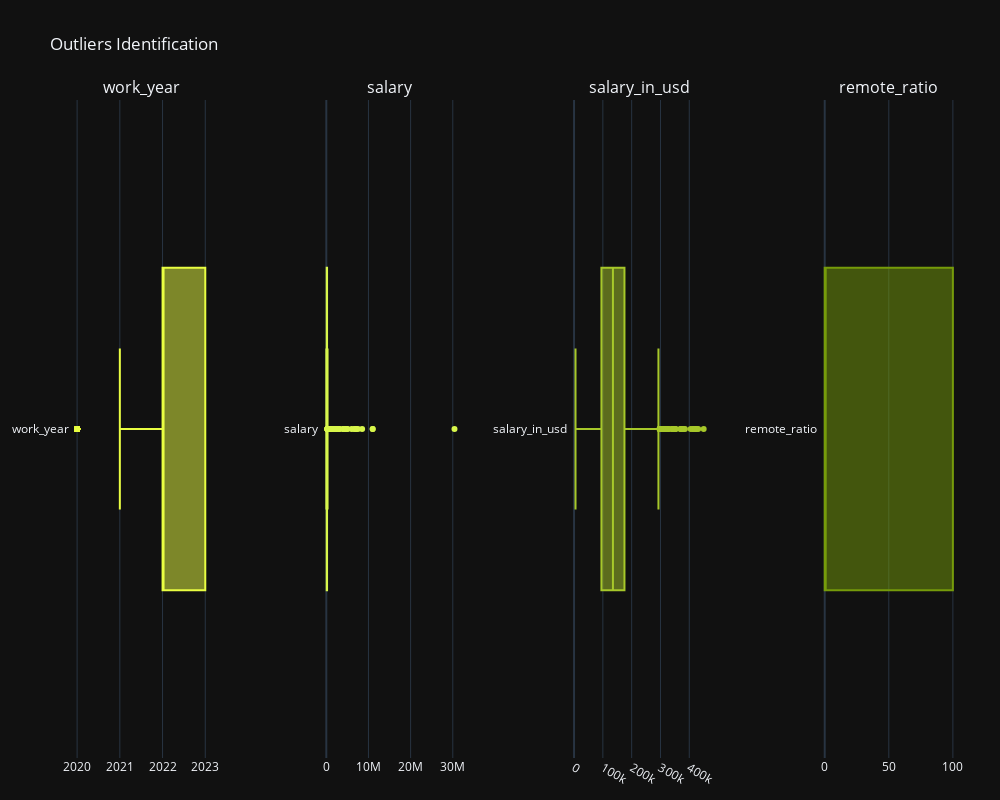

Write notebook code for a chart like this one.
### Markdown cell above
#### 1.1.2.9. <a id='toc1_1_2_9_'></a>[Outliers de nuestro dataset:](#toc0_)

### Code cell
import math
def identificar_outliers(dataframe):
    numeric_cols = dataframe.select_dtypes(include=np.number).columns

    ncols = 4
    nrows = math.ceil(len(numeric_cols) / ncols) 
    fig = make_subplots(rows=nrows, cols=ncols, subplot_titles=numeric_cols, horizontal_spacing=0.12)

    if nrows == 1 or ncols == 1:
        axes = [fig]

    for i, col in enumerate(numeric_cols):
        row = i // ncols
        col_idx = i % ncols
        if len(dataframe[col].unique()) > 1:
            fig.add_trace(go.Box(x=dataframe[col], name=col), row=row+1, col=col_idx+1)
            fig.update_xaxes(row=row+1, col=col_idx+1)
            fig.update_yaxes(row=row+1, col=col_idx+1)
        else:
            print(f"La columna {col} tiene un solo valor único y no se puede graficar")

    fig.update_layout(title='Outliers Identification', height=800, width=1000, 
                      margin=dict(l=40, r=40, t=100, b=40),
                      showlegend=False,
                      template='plotly_dark',
                      colorway=['#E9FE42', '#D8F64B', '#A7C82A', '#769B0A']
                      )

    fig.show()

identificar_outliers(df)

### Figure 1 — Plotly figure (JSON) as saved in the notebook; plotly's stock layout.template omitted (floating-point values rounded to 4 significant figures; data arrays with more than 128 entries replaced by an {"elided": "..."} marker saying what was removed)
{"data": [{"name": "work_year", "type": "box", "x": {"elided": "3755 int values"}, "xaxis": "x", "yaxis": "y"}, {"name": "salary", "type": "box", "x": {"elided": "3755 int values"}, "xaxis": "x2", "yaxis": "y2"}, {"name": "salary_in_usd", "type": "box", "x": {"elided": "3755 int values"}, "xaxis": "x3", "yaxis": "y3"}, {"name": "remote_ratio", "type": "box", "x": {"elided": "3755 int values"}, "xaxis": "x4", "yaxis": "y4"}], "layout": {"annotations": [{"font": {"size": 16}, "showarrow": false, "text": "work_year", "x": 0.08, "xanchor": "center", "xref": "paper", "y": 1, "yanchor": "bottom", "yref": "paper"}, {"font": {"size": 16}, "showarrow": false, "text": "salary", "x": 0.36, "xanchor": "center", "xref": "paper", "y": 1, "yanchor": "bottom", "yref": "paper"}, {"font": {"size": 16}, "showarrow": false, "text": "salary_in_usd", "x": 0.64, "xanchor": "center", "xref": "paper", "y": 1, "yanchor": "bottom", "yref": "paper"}, {"font": {"size": 16}, "showarrow": false, "text": "remote_ratio", "x": 0.92, "xanchor": "center", "xref": "paper", "y": 1, "yanchor": "bottom", "yref": "paper"}], "colorway": ["#E9FE42", "#D8F64B", "#A7C82A", "#769B0A"], "height": 800, "margin": {"b": 40, "l": 40, "r": 40, "t": 100}, "showlegend": false, "title": {"text": "Outliers Identification"}, "width": 1000, "xaxis": {"anchor": "y", "domain": [0, 0.16]}, "xaxis2": {"anchor": "y2", "domain": [0.28, 0.44]}, "xaxis3": {"anchor": "y3", "domain": [0.56, 0.72]}, "xaxis4": {"anchor": "y4", "domain": [0.84, 1]}, "yaxis": {"anchor": "x", "domain": [0, 1]}, "yaxis2": {"anchor": "x2", "domain": [0, 1]}, "yaxis3": {"anchor": "x3", "domain": [0, 1]}, "yaxis4": {"anchor": "x4", "domain": [0, 1]}}}
